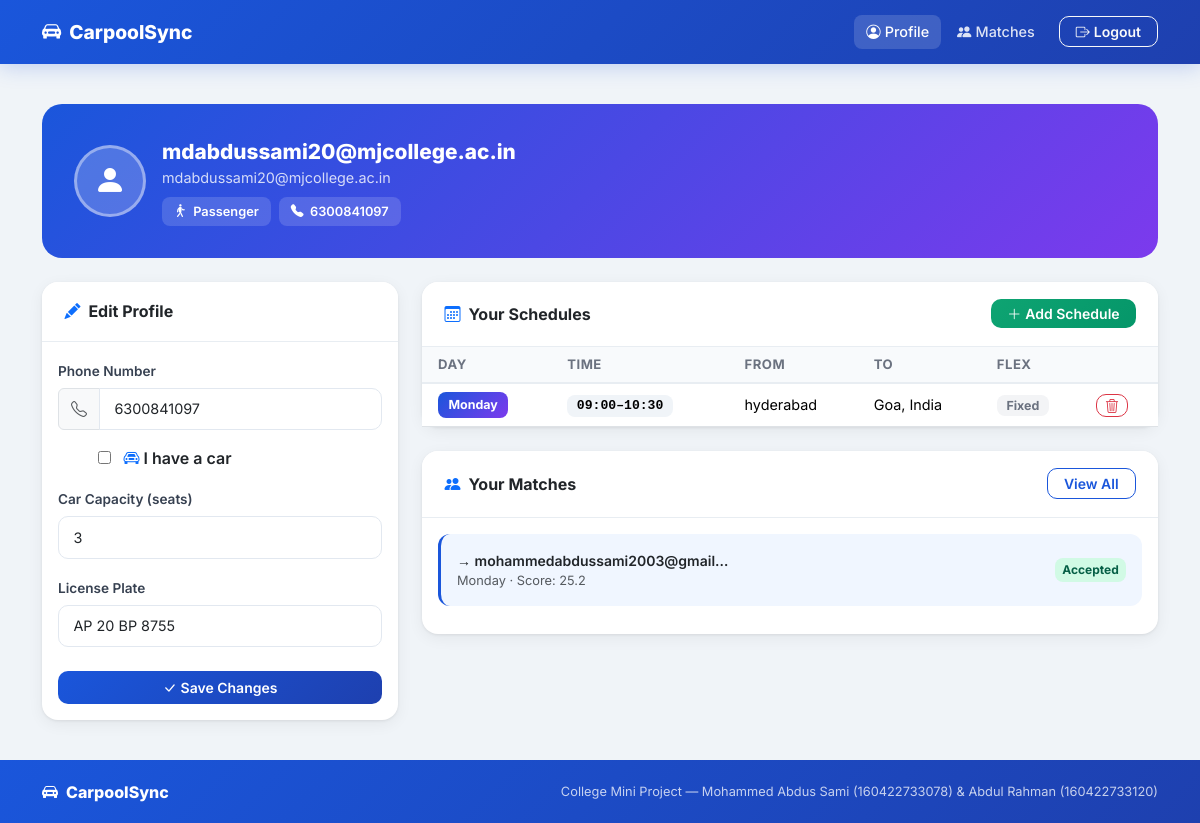
The page /profile/ (signed in) on the database its author committed.
### scheduler/models.py (models this page shows, shortened)
class CustomUser(AbstractUser):
    username = None
    email = models.EmailField('email address', unique=True)
    USERNAME_FIELD = 'email'
    REQUIRED_FIELDS = []
    objects = CustomUserManager()
    groups = models.ManyToManyField(
        Group,
        verbose_name='groups',
        blank=True,
        help_text='The groups this user belongs to.',
        related_name="customuser_set",
        related_query_name="user",
    )
    user_permissions = models.ManyToManyField(
        Permission,
        verbose_name='user permissions',
        blank=True,
        help_text='Specific permissions for this user.',
        related_name="customuser_set",
        related_query_name="user",
    )

class UserProfile(models.Model):
    user = models.OneToOneField(settings.AUTH_USER_MODEL, on_delete=models.CASCADE)
    phone_number = models.CharField(max_length=15)
    car_available = models.BooleanField(default=False)
    car_capacity = models.PositiveIntegerField(default=1)
    license_plate = models.CharField(max_length=20, blank=True, null=True)

class Schedule(models.Model):
    DAY_CHOICES = [
        ('Mon', 'Monday'),
        ('Tue', 'Tuesday'),
        ('Wed', 'Wednesday'),
        ('Thu', 'Thursday'),
        ('Fri', 'Friday'),
        ('Sat', 'Saturday'),
        ('Sun', 'Sunday'),
    ]
    user = models.ForeignKey(settings.AUTH_USER_MODEL, on_delete=models.CASCADE)
    day = models.CharField(max_length=3, choices=DAY_CHOICES)
    start_time = models.TimeField()
    end_time = models.TimeField()
    origin = models.CharField(max_length=255)
    destination = models.CharField(max_length=255)
    flexible = models.BooleanField(default=False)
    created_at = models.DateTimeField(default=timezone.now)

class Match(models.Model):
    STATUS_CHOICES = [
        ('pending', 'Pending'),
        ('accepted', 'Accepted'),
        ('rejected', 'Rejected'),
    ]
    schedule1 = models.ForeignKey(Schedule, on_delete=models.CASCADE, related_name='schedule1')
    schedule2 = models.ForeignKey(Schedule, on_delete=models.CASCADE, related_name='schedule2')
    status = models.CharField(max_length=10, choices=STATUS_CHOICES, default='pending')
    created_at = models.DateTimeField(default=timezone.now)
    score = models.FloatField(default=0)
    class Meta:
        unique_together = ('schedule1', 'schedule2')

### scheduler/views.py (the view)
# urls.py: path('profile/', views.profile_view, name='profile'),
@login_required(login_url='login')
def profile_view(request):
    profile, _ = UserProfile.objects.get_or_create(user=request.user)
    schedules = Schedule.objects.filter(user=request.user).order_by('day', 'start_time')
    matches = get_user_matches(request.user)
    if request.method == 'POST':
        form = ProfileForm(request.POST, instance=profile)
        if form.is_valid():
            form.save()
            messages.success(request, 'Profile updated successfully!')
            return redirect('profile')
    else:
        form = ProfileForm(instance=profile)
    return render(request, 'profile.html', {
        'profile': profile,
        'schedules': schedules,
        'matches': matches,
        'form': form,
    })

### scheduler/forms.py
class ProfileForm(forms.ModelForm):
    class Meta:
        model = UserProfile
        fields = ['phone_number', 'car_available', 'car_capacity', 'license_plate']
        widgets = {
            'phone_number': forms.TextInput(attrs={'class': 'form-control'}),
            'car_capacity': forms.NumberInput(attrs={'class': 'form-control'}),
            'license_plate': forms.TextInput(attrs={'class': 'form-control'}),
        }

### scheduler/views.py (called while the page is built)
def get_user_matches(user):
    return Match.objects.filter(
        Q(schedule1__user=user) | Q(schedule2__user=user)
    )

### templates/profile.html (shortened to what this page needs)
{% extends 'base.html' %}
{% block content %}
<div class="container py-2">
  <div class="profile-header d-flex align-items-center gap-3 flex-wrap">
    <div class="profile-avatar"><i class="bi bi-person-fill"></i></div>
    <div class="flex-grow-1">
      <div style="font-weight:800;font-size:1.3rem">{{ user.email|truncatechars:35 }}</div>
      <div style="font-size:.9rem;color:rgba(255,255,255,.8)">{{ user.email }}</div>
      <div class="d-flex gap-2 mt-2 flex-wrap">
        {% if profile.car_available %}
          <span class="info-badge"><i class="bi bi-car-front-fill"></i> Driver — {{ profile.car_capacity }} seats</span>
          {% if profile.license_plate %}
          <span class="info-badge"><i class="bi bi-card-text"></i> {{ profile.license_plate }}</span>
          {% endif %}
        {% else %}
          <span class="info-badge"><i class="bi bi-person-walking"></i> Passenger</span>
        {% endif %}
        {% if profile.phone_number %}
          <span class="info-badge"><i class="bi bi-telephone-fill"></i> {{ profile.phone_number }}</span>
        {% endif %}
      </div>
    </div>
  </div>
  <div class="row g-4">
    <div class="col-lg-4">
      <div class="card h-100">
        <div class="card-header"><i class="bi bi-pencil-fill me-2 text-primary"></i>Edit Profile</div>
        <div class="card-body p-3">
          <form method="post" novalidate>
            <div class="mb-3">
              <label class="form-label">Phone Number</label>
              <div class="input-group">
                <span class="input-group-text bg-light"><i class="bi bi-telephone text-muted"></i></span>
                {{ form.phone_number }}
              </div>
            </div>
            <div class="mb-3">
              <div class="form-check form-switch">
                {{ form.car_available }}
                <label class="form-check-label fw-semibold ms-2">
                  <i class="bi bi-car-front me-1 text-primary"></i>I have a car
                </label>
              </div>
            </div>
            <div class="mb-3">
              <label class="form-label">Car Capacity (seats)</label>
              {{ form.car_capacity }}
            </div>
            <div class="mb-4">
              <label class="form-label">License Plate</label>
              {{ form.license_plate }}
            </div>
            <button type="submit" class="btn btn-primary w-100">
              <i class="bi bi-check-lg me-1"></i>Save Changes
            </button>
          </form>
        </div>
      </div>
    </div>
    <div class="col-lg-8">
      <div class="card mb-4">
        <div class="card-header d-flex justify-content-between align-items-center">
          <span><i class="bi bi-calendar3 me-2 text-primary"></i>Your Schedules</span>
          <a href="{% url 'add_schedule' %}" class="btn btn-success btn-sm px-3">
            <i class="bi bi-plus-lg me-1"></i>Add Schedule
          </a>
        </div>
        <div class="card-body p-0">
          {% if schedules %}
          <div class="table-responsive">
            <table class="table table-hover mb-0">
              <thead>
                <tr>
                  <th class="ps-3">Day</th><th>Time</th><th>From</th><th>To</th><th>Flex</th><th></th>
                </tr>
              </thead>
              <tbody>
                {% for s in schedules %}
                <tr>
                  <td class="ps-3"><span class="day-pill">{{ s.get_day_display }}</span></td>
                  <td><span class="time-chip">{{ s.start_time|time:"H:i" }}–{{ s.end_time|time:"H:i" }}</span></td>
                  <td>{{ s.origin }}</td>
                  <td>{{ s.destination }}</td>
                  <td>
                    {% if s.flexible %}<span class="flexible-yes">Flex</span>
                    {% else %}<span class="flexible-no">Fixed</span>{% endif %}
                  </td>
                  <td>
                    <a href="{% url 'delete_schedule' s.id %}"
                       class="btn btn-sm btn-outline-danger py-0 px-2"
                       onclick="return confirm('Delete this schedule?')">
                      <i class="bi bi-trash3"></i>
                    </a>
                  </td>
                </tr>
                {% endfor %}
              </tbody>
            </table>
          </div>
          {% else %}
          <div class="empty-state">
            <i class="bi bi-calendar-plus"></i>
            <p class="mb-2 fw-semibold">No schedules yet</p>
            <a href="{% url 'add_schedule' %}" class="btn btn-primary btn-sm">Add your first schedule</a>
          </div>
          {% endif %}
        </div>
      </div>
      <div class="card">
        <div class="card-header d-flex justify-content-between align-items-center">
          <span><i class="bi bi-people-fill me-2 text-primary"></i>Your Matches</span>
          {% if matches %}<a href="{% url 'matches' %}" class="btn btn-outline-primary btn-sm px-3">View All</a>{% endif %}
        </div>
        <div class="card-body">
          {% if matches %}
            {% for match in matches|slice:":4" %}
            <div class="match-mini d-flex align-items-center justify-content-between gap-2 flex-wrap">
              <div>
                <div class="fw-semibold small">
                  {% if match.schedule1.user == user %}
                    → {{ match.schedule2.user.email|truncatechars:28 }}
                  {% else %}
                    ← {{ match.schedule1.user.email|truncatechars:28 }}
                  {% endif %}
                </div>
                <div class="text-muted" style="font-size:.8rem">
                  {{ match.schedule1.get_day_display }} · Score: {{ match.score|floatformat:1 }}
                </div>
              </div>
              <span class="status-{{ match.status }}">{{ match.get_status_display }}</span>
            </div>
            {% endfor %}
          {% else %}
          <div class="empty-state">
            <i class="bi bi-people"></i>
            <p class="mb-1 fw-semibold">No matches yet</p>
            <p class="small text-muted">Add more schedules to find carpool partners</p>
          </div>
          {% endif %}
        </div>
      </div>
    </div>
  </div>
</div>
{% endblock %}

### static/css/base.css (style rules this page uses)
* { box-sizing: border-box; margin: 0; padding: 0; }
body { font-family: 'Inter', sans-serif; background: #f0f4f8; color: #1a202c; padding-top: 64px; }
.card { border: none; border-radius: 16px; box-shadow: 0 1px 3px rgba(0,0,0,.07), 0 4px 16px rgba(0,0,0,.06); background: #fff; transition: box-shadow .25s; }
.card-header { background: #fff; border-bottom: 1px solid #e8edf2; border-radius: 16px 16px 0 0 !important; padding: 1.1rem 1.4rem; font-weight: 700; font-size: 1rem; }
.btn { border-radius: 10px; font-weight: 600; font-size: .875rem; transition: all .2s; }
.btn-primary { background: linear-gradient(135deg,#1a56db,#1e40af); border: none; }
.btn-success { background: linear-gradient(135deg,#0ea472,#059669); border: none; }
.btn-outline-primary { border-color: #1a56db; color: #1a56db; }
.form-control, .form-select { border-radius: 10px; border: 1.5px solid #e2e8f0; padding: .6rem .9rem; font-size: .9rem; transition: border-color .2s, box-shadow .2s; }
.form-label { font-weight: 600; font-size: .85rem; color: #374151; margin-bottom: .4rem; }
.table th { background: #f8fafc; font-weight: 700; font-size: .82rem; text-transform: uppercase; letter-spacing: .5px; color: #6b7280; border-bottom: 2px solid #e8edf2; }
.table td { font-size: .9rem; vertical-align: middle; }

### templates/profile.html (style rules this page uses)
.profile-header { background: linear-gradient(135deg,#1a56db,#7c3aed); border-radius: 20px; padding: 2rem; color: #fff; margin-bottom: 1.5rem; }
.profile-avatar { width: 72px; height: 72px; background: rgba(255,255,255,.2); border-radius: 50%; display: flex; align-items: center; justify-content: center; font-size: 2rem; border: 3px solid rgba(255,255,255,.4); }
.info-badge { display: inline-flex; align-items: center; gap: .4rem; background: rgba(255,255,255,.15); border-radius: 8px; padding: .3rem .75rem; font-size: .8rem; font-weight: 600; }
.day-pill { display: inline-block; background: linear-gradient(135deg,#1a56db,#7c3aed); color: #fff; border-radius: 8px; padding: .2rem .65rem; font-size: .78rem; font-weight: 700; }
.time-chip { background: #f0f4f8; border-radius: 8px; padding: .2rem .6rem; font-size: .82rem; font-weight: 600; font-family: monospace; }
.flexible-no { background: #f3f4f6; color: #6b7280; border-radius: 8px; padding: .2rem .6rem; font-size: .78rem; font-weight: 700; }
.match-mini { background: #f0f6ff; border-radius: 12px; padding: 1rem; border-left: 3px solid #1a56db; margin-bottom: .75rem; transition: all .2s; }
.status-accepted { background: #d1fae5; color: #065f46; border-radius: 8px; padding: .25em .6em; font-size: .75rem; font-weight: 700; }

### rows shown on the page
CustomUser: email "mdabdussami20@mjcollege.ac.in"
UserProfile: phone_number "6300841097", car_capacity "3", license_plate "AP 20 BP 8755"
Schedule: day "Monday", start_time "09:00", end_time "10:30", origin "hyderabad", destination "Goa, India", flexible "Fixed"
Match: schedule2.user.email "mohammedabdussami2003@gmail…", schedule1.day "Monday", score "25.2", status "Accepted"
